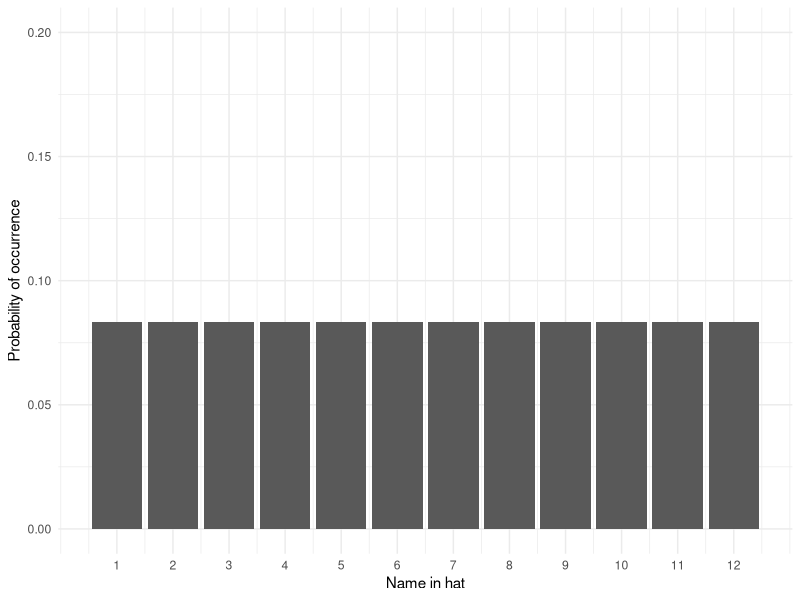
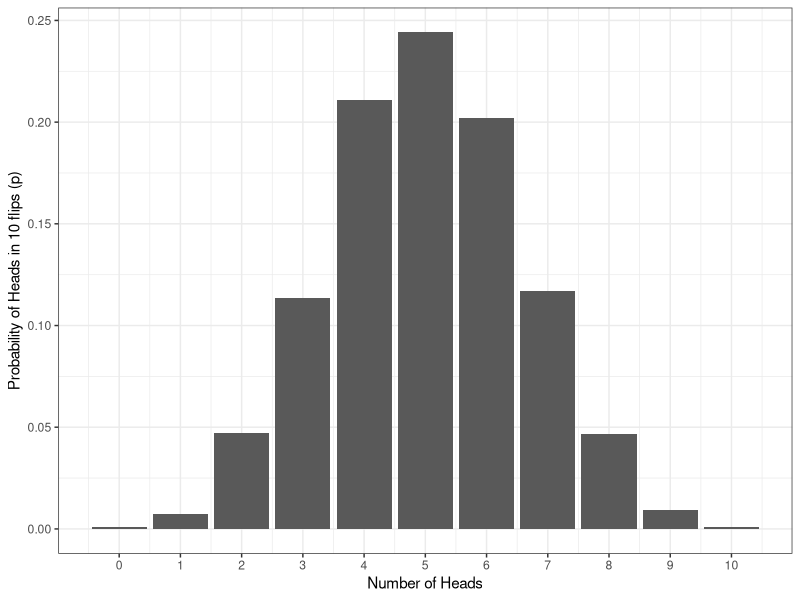

Write R code to recreate these figures, in order. (Note: this script raises an error after producing the figures.)
## ---- chunk 1
1/12
## ---- chunk 2
library(tidyverse)
name <- 1:12
prob <- sample(x = .08333333, size = 12, replace = TRUE)
dat <- tibble(name, prob)
ggplot(dat, aes(name, prob)) +
  geom_col() +
  scale_y_continuous(limits = c(0,.2), name = "Probability of occurrence") +
  scale_x_continuous(breaks = c(1,2,3,4,5,6,7,8,9,10,11,12), name = "Name in hat") +
  theme_minimal()
## ---- chunk 3
heads10000 <- replicate(n = 10000, expr = sample(0:1, 10, TRUE) %>% sum())

data10000 <- tibble(heads = heads10000) %>%   # convert to a tibble
                group_by(heads) %>%     # group by number of possibilities 
                summarise(n = n(), # count occurances of each possibility,
                          p=n/10000) # & calculate probability (p) of each

ggplot(data10000, aes(x = heads,y = p)) + 
  geom_bar(stat = "identity") + 
  labs(x = "Number of Heads", y = "Probability of Heads in 10 flips (p)") +
  theme_bw() +
  scale_x_continuous(breaks = c(0,1,2,3,4,5,6,7,8,9,10))
## ---- chunk 4
knitr::include_graphics(path="./images/norm_dist_height.PNG")
## ---- chunk 5
knitr::include_graphics(path="./images/normal_dist.gif")
## ---- chunk 6
pbinom(q = 7, size = 10, prob = .5) 
## ---- chunk 7
ggplot(data10000, aes(x = heads,y = p)) + 
  geom_bar(stat = "identity", aes(fill = heads >7), show.legend = FALSE, alpha = .8) + 
  labs(x = "Number of Heads", y = "Probability of Heads in 10 flips (p)") +
  theme_bw() +
  scale_x_continuous(breaks = c(0,1,2,3,4,5,6,7,8,9,10)) +
  scale_fill_viridis_d(option = "E")
## ---- chunk 8
qbinom(p = .05, size = 10, prob = .5)
## ---- chunk 9

knitr::include_url("https://shannon-mcnee19.shinyapps.io/binomial_shiny/",
                   height = "800px")

## ---- chunk 10
men <- rnorm(n = 100000, mean = 176.2, sd = 6.748)
women <- rnorm(n = 100000, mean = 163.8, sd = 6.931)

heights <- tibble(men, women) %>%
  pivot_longer(names_to = "sex", values_to = "height", men:women)
ggplot(heights, aes(x = height, fill = sex)) +
  geom_density(alpha = .6) +
  scale_fill_viridis_d(option = "E", name = "Sex", labels = c("Men", "Women")) +
  theme_minimal()
  
